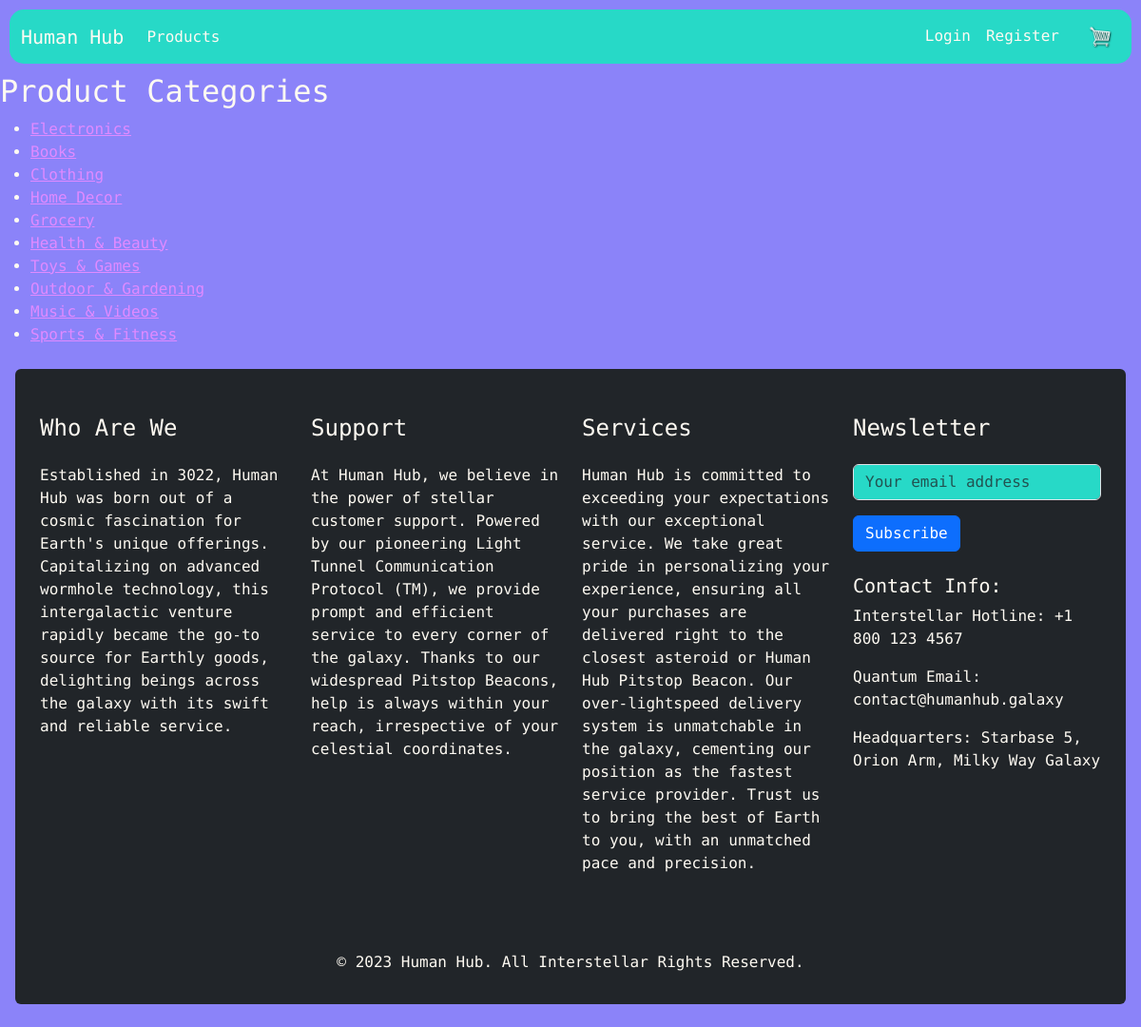
Page /categories/ on the committed database.
### store/models.py (models this page shows, shortened)
class Category(models.Model):
    name = models.CharField(max_length=200)
    description = models.TextField()

### store/views.py (the view)
# urls.py: path('categories/', views.category_list, name='category_list'),
def category_list(request):  # This view will list all the product categories.
    categories = Category.objects.all()
    return render(request, 'store/category_list.html', {'categories': categories})

### store/templates/store/category_list.html
{% extends "store/base_generic.html" %}
{% block content %}
  <h2>Product Categories</h2>
  <ul>
    {% for category in categories %}
      <li>
        <a href="{% url 'category_detail' category.id %}">{{ category.name }}</a>
      </li>
    {% endfor %}
  </ul>
{% endblock %}

### store/static/store/styles.css (style rules this page uses)
:root { --turquoise: #27d9c7ff; --tropical-indigo: #8b83f9ff; --floral-white: #fefaf2ff; --violet-web-color: #e08affff; }
body { background-color: var(--tropical-indigo); color: var(--floral-white); font-family: 'Monomaniac One', monospace; }
a { color: var(--violet-web-color); }

### rows in the picture
Category: name "Electronics"
Category: name "Books"
Category: name "Clothing"
Category: name "Home Decor"
Category: name "Grocery"
Category: name "Health & Beauty"
Category: name "Toys & Games"
Category: name "Outdoor & Gardening"
Category: name "Music & Videos"
Category: name "Sports & Fitness"
